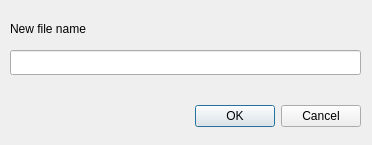
<?xml version="1.0" encoding="UTF-8"?>
<ui version="4.0">
 <class>Dialog</class>
 <widget class="QDialog" name="Dialog">
  <property name="geometry">
   <rect>
    <x>0</x>
    <y>0</y>
    <width>372</width>
    <height>145</height>
   </rect>
  </property>
  <property name="windowTitle">
   <string>Change name</string>
  </property>
  <widget class="QDialogButtonBox" name="buttonBox">
   <property name="geometry">
    <rect>
     <x>20</x>
     <y>100</y>
     <width>341</width>
     <height>32</height>
    </rect>
   </property>
   <property name="orientation">
    <enum>Qt::Horizontal</enum>
   </property>
   <property name="standardButtons">
    <set>QDialogButtonBox::Cancel|QDialogButtonBox::Ok</set>
   </property>
  </widget>
  <widget class="QLineEdit" name="filenameLineEdit">
   <property name="geometry">
    <rect>
     <x>10</x>
     <y>50</y>
     <width>351</width>
     <height>25</height>
    </rect>
   </property>
  </widget>
  <widget class="QLabel" name="optionLabel">
   <property name="geometry">
    <rect>
     <x>10</x>
     <y>20</y>
     <width>101</width>
     <height>17</height>
    </rect>
   </property>
   <property name="text">
    <string>New file name</string>
   </property>
  </widget>
 </widget>
 <resources/>
 <connections>
  <connection>
   <sender>buttonBox</sender>
   <signal>accepted()</signal>
   <receiver>Dialog</receiver>
   <slot>accept()</slot>
   <hints>
    <hint type="sourcelabel">
     <x>248</x>
     <y>254</y>
    </hint>
    <hint type="destinationlabel">
     <x>157</x>
     <y>274</y>
    </hint>
   </hints>
  </connection>
  <connection>
   <sender>buttonBox</sender>
   <signal>rejected()</signal>
   <receiver>Dialog</receiver>
   <slot>reject()</slot>
   <hints>
    <hint type="sourcelabel">
     <x>316</x>
     <y>260</y>
    </hint>
    <hint type="destinationlabel">
     <x>286</x>
     <y>274</y>
    </hint>
   </hints>
  </connection>
 </connections>
</ui>
